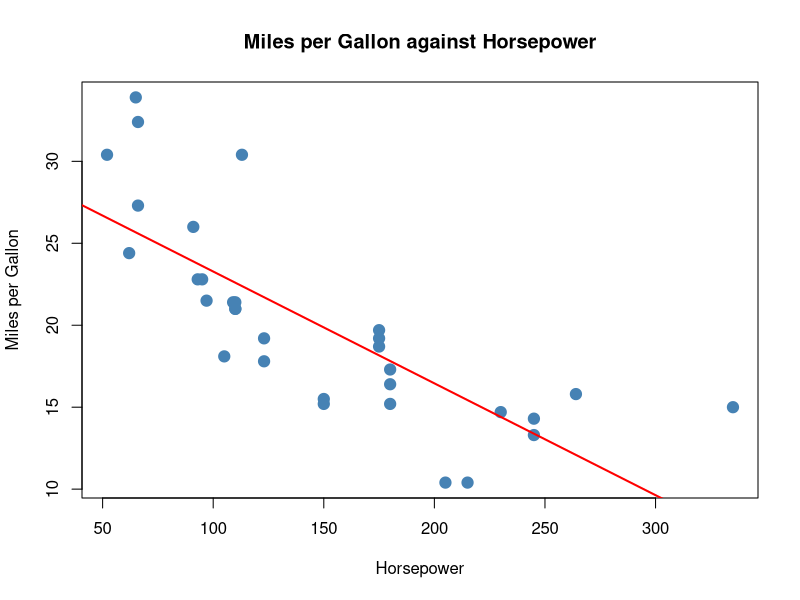
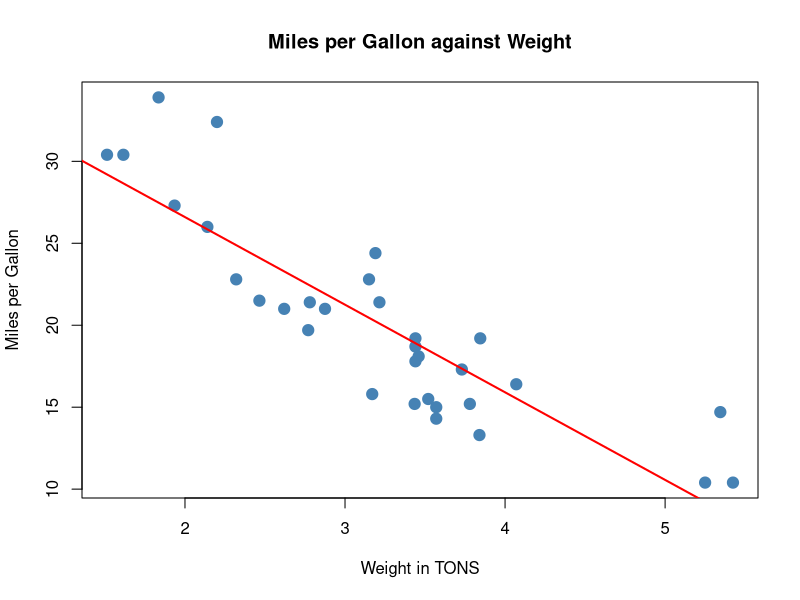
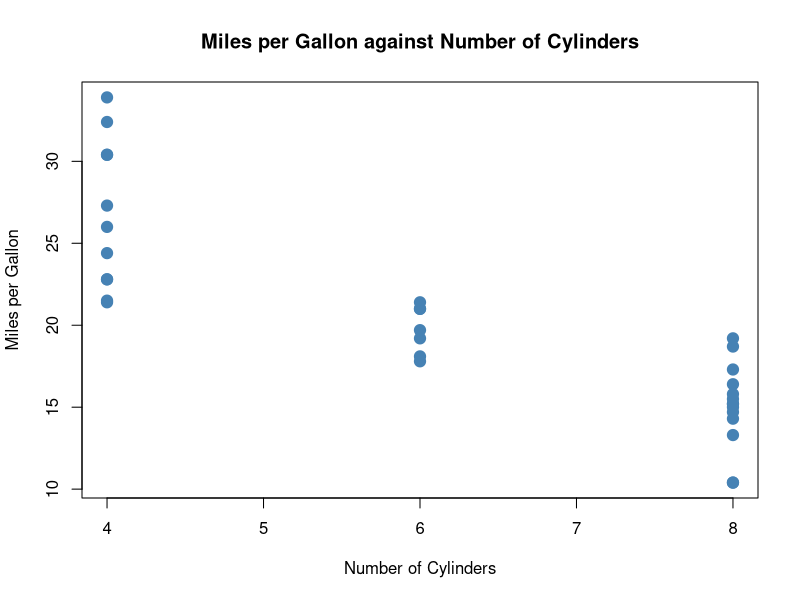

These figures' R source, in order:
#In this R script we will compare Miles Per Gallon variable against Horsepower, Weight and Number of Cylinders
#Plotting MPG against HP
plot(mtcars$hp, mtcars$mpg,
     main = "Miles per Gallon against Horsepower",
     ylab = "Miles per Gallon",
     xlab = "Horsepower",
     col = "steelblue",
     pch = 19,
     cex = 1.5)

abline(lm(mtcars$mpg ~ mtcars$hp), col = "red", lwd = 2)


#Plotting MPG against Weight
plot(mtcars$wt, mtcars$mpg,
     main = "Miles per Gallon against Weight",
     ylab = "Miles per Gallon",
     xlab = "Weight in TONS",
     col = "steelblue",
     pch = 19,
     cex = 1.5)

abline(lm(mtcars$mpg ~ mtcars$wt), col = "red", lwd = 2)



#Plotting MPG against CYL
plot(mtcars$cyl, mtcars$mpg,
     main = "Miles per Gallon against Number of Cylinders",
     ylab = "Miles per Gallon",
     xlab = "Number of Cylinders",
     col = "steelblue",
     pch = 19,
     cex = 1.5)
